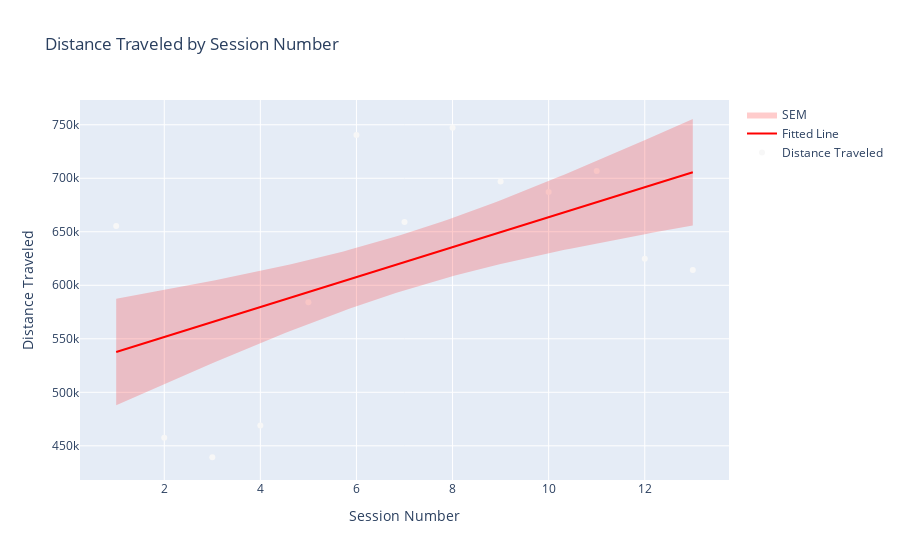
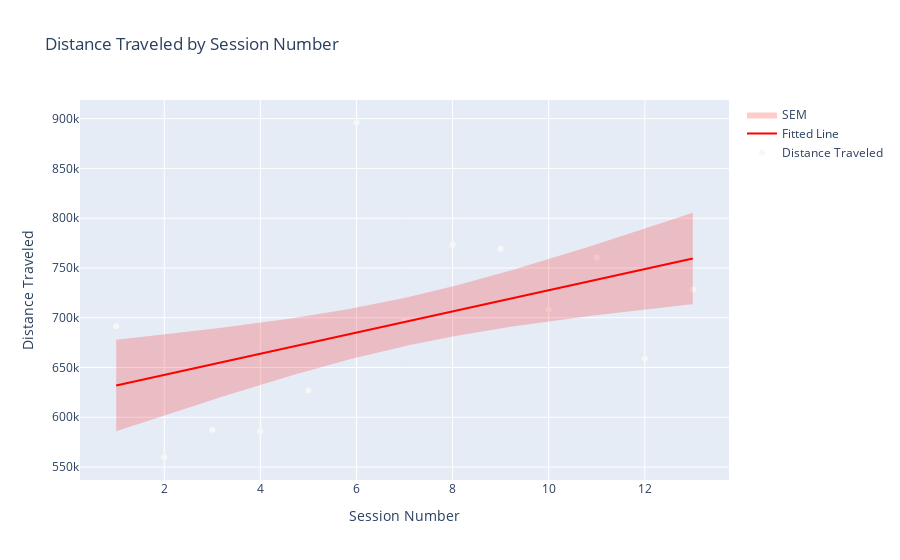

These figures' notebook cell, in order:
### Markdown cell above
### Visualize distance traveled for individual mice.

### Code cell
# Make a subset of the summary dataframe for a specific mouse
for mouse_id in set(mice):
    #mouse_id = '1003'
    mouse_df = clickbait.summary_df[clickbait.summary_df['mouse_id'] == mouse_id]
    #mouse_df = mouse_df[mouse_df['session_id'].str.contains('full')]   

    linear_regression_plot(mouse_df, dv='distance_traveled', iv='session_number', dv_name='Distance Traveled', iv_name='Session Number', error_type='SEM')
